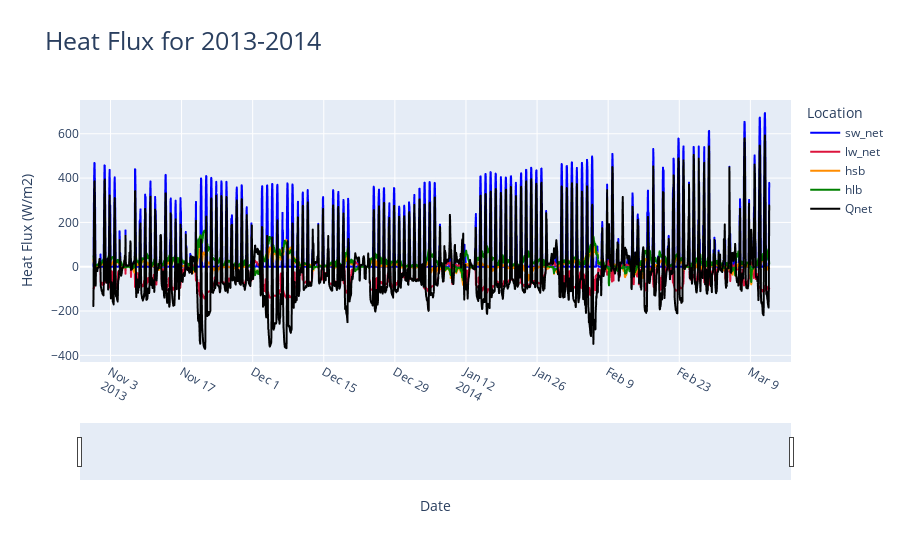

Source (notebook cell):
### Code cell
import pandas as pd
import scipy.io as sio
from scipy import signal, stats
import numpy as np
import datetime
import plotly.express as px
from plotly.subplots import make_subplots
import plotly.graph_objects as go
import re
import coare36vn_zrf_et
import os

riverDF = pd.read_csv('river_temperature13_14.csv', parse_dates = ['DN'])
riverDF['hourDN'] = riverDF['DN'].dt.floor('h')

hourlyMeanRiverDF = riverDF.groupby('hourDN').agg(hourlyTemp=('EstimatedTemp', "mean")).reset_index()
hourlyMeanRiverDF['hourSalinity'] = 0

heatFluxModelDF = pd.read_csv('river_2013-2014_flux.csv', parse_dates = ['Tm (UTC)'])
heatFluxModelDF = pd.merge(left = hourlyMeanRiverDF, right = heatFluxModelDF, how = 'inner',  left_on = 'hourDN', right_on = 'Tm (UTC)')
heatFluxModelDF = heatFluxModelDF.drop('Tm (UTC)', axis = 1)
jdDateBase = pd.Timestamp('1858-11-17').to_julian_date()
heatFluxModelDF['jdTimeStamp'] = heatFluxModelDF['hourDN'].apply(lambda x: x.to_julian_date()- jdDateBase)
heatFluxModelDF = heatFluxModelDF.sort_values(['hourDN'], ascending = [True])
pd.set_option('display.float_format', '{:.20f}'.format)



A=coare36vn_zrf_et.coare36vn_zrf_et(heatFluxModelDF["U (m s-1)"].to_numpy(), 10, heatFluxModelDF["Tair (degC)"].to_numpy(),2, heatFluxModelDF["RH (%)"].to_numpy(),2, heatFluxModelDF["P (mb)"].to_numpy(), heatFluxModelDF["hourlyTemp"].to_numpy(), heatFluxModelDF["SW_dn (W m-2)"].to_numpy(), heatFluxModelDF["LW_dn (W m-2)"].to_numpy(), heatFluxModelDF["Lat"].to_numpy(), heatFluxModelDF["Lon"].to_numpy(),heatFluxModelDF["jdTimeStamp"].to_numpy(),600,0, heatFluxModelDF["hourSalinity"].to_numpy(),None,None,10,10,10)

fnameA = os.path.join("C:\\Users\\nvleb\\OneDrive - Oregon State University\\Desktop\\Python\\AlseaEstuaryData\\Alsea-Estuary-Data",'test_13-14_output_river_heatflux.csv')
# A=coare36vn_zrf_et(u, zu , t, zt, rh, zq, P, ts, sw_dn, lw_dn, lat, lon,jd, zi,rain, Ss, None , None, zrf_u, zrf_t, zrf_q)
# fnameA = os.path.join(path,'test_36_output_py_082022_withnowavesinput.txt')
A_hdr = 'usr\ttau\thsb\thlb\thbb\thsbb\thlwebb\ttsr\tqsr\tzo\tzot\tzoq\tCd\t'
A_hdr += 'Ch\tCe\tL\tzeta\tdT_skinx\tdq_skinx\tdz_skin\tUrf\tTrf\tQrf\t'
A_hdr += 'RHrf\tUrfN\tTrfN\tQrfN\tlw_net\tsw_net\tLe\trhoa\tUN\tU10\tU10N\t'
A_hdr += 'Cdn_10\tChn_10\tCen_10\thrain\tQs\tEvap\tT10\tT10N\tQ10\tQ10N\tRH10\t'
A_hdr += 'P10\trhoa10\tgust\twc_frac\tEdis'
csvHdr = A_hdr.replace("\t", ",")
np.savetxt(fnameA,A,fmt='%.18e',delimiter=',',header=csvHdr)

processedDataDF = pd.read_csv('test_13-14_output_river_heatflux.csv')
processedDataDF['Tm (UTC)'] = heatFluxModelDF['hourDN']

processedDataDF["Qnet"] = processedDataDF["sw_net"] + processedDataDF["lw_net"] - processedDataDF["hsb"] - processedDataDF["hlb"]

tempFigLabels = ["sw_net", "lw_net", "hsb", "hlb", "Qnet"]
tempfig = px.line(x = processedDataDF['Tm (UTC)'], y = [processedDataDF["sw_net"], processedDataDF["lw_net"], processedDataDF["hsb"], processedDataDF["hlb"], processedDataDF["Qnet"]], color_discrete_sequence= ["blue", "crimson", "darkorange","green","black"], title = "Heat Flux")
for idx in range(len(tempFigLabels)):
    tempfig.data[idx].name = tempFigLabels[idx]
    tempfig.data[idx].hovertemplate = 'variable=' + tempFigLabels[idx] + '<br>x=%{x}<br>value=%{y}<extra></extra>'
    tempfig.data[idx].legendgroup = tempFigLabels[idx]

tempfig.update_layout(title=dict(text= "Heat Flux for 2013-2014", font=dict(size=25)))
tempfig.update_xaxes(tickangle=30)
tempfig.update_xaxes(rangeslider_visible=True)
tempfig.update_xaxes(range = [pd.Timestamp('2013-10-28'),pd.Timestamp('2014-03-17')])
tempfig.update_layout(xaxis_title="Date", yaxis_title="Heat Flux (W/m2)", legend_title="Location")
tempfig.show()

### Figure 1 — Plotly figure (JSON) as saved in the notebook; plotly's stock layout.template omitted (floating-point values rounded to 4 significant figures; data arrays with more than 128 entries replaced by an {"elided": "..."} marker saying what was removed)
{"data": [{"hovertemplate": "variable=sw_net<br>x=%{x}<br>value=%{y}<extra></extra>", "legendgroup": "sw_net", "line": {"color": "blue", "dash": "solid"}, "marker": {"symbol": "circle"}, "mode": "lines", "name": "sw_net", "showlegend": true, "type": "scattergl", "x": {"elided": "3195 str values"}, "xaxis": "x", "y": {"elided": "3195 float values"}, "yaxis": "y"}, {"hovertemplate": "variable=lw_net<br>x=%{x}<br>value=%{y}<extra></extra>", "legendgroup": "lw_net", "line": {"color": "crimson", "dash": "solid"}, "marker": {"symbol": "circle"}, "mode": "lines", "name": "lw_net", "showlegend": true, "type": "scattergl", "x": {"elided": "3195 str values"}, "xaxis": "x", "y": {"elided": "3195 float values"}, "yaxis": "y"}, {"hovertemplate": "variable=hsb<br>x=%{x}<br>value=%{y}<extra></extra>", "legendgroup": "hsb", "line": {"color": "darkorange", "dash": "solid"}, "marker": {"symbol": "circle"}, "mode": "lines", "name": "hsb", "showlegend": true, "type": "scattergl", "x": {"elided": "3195 str values"}, "xaxis": "x", "y": {"elided": "3195 float values"}, "yaxis": "y"}, {"hovertemplate": "variable=hlb<br>x=%{x}<br>value=%{y}<extra></extra>", "legendgroup": "hlb", "line": {"color": "green", "dash": "solid"}, "marker": {"symbol": "circle"}, "mode": "lines", "name": "hlb", "showlegend": true, "type": "scattergl", "x": {"elided": "3195 str values"}, "xaxis": "x", "y": {"elided": "3195 float values"}, "yaxis": "y"}, {"hovertemplate": "variable=Qnet<br>x=%{x}<br>value=%{y}<extra></extra>", "legendgroup": "Qnet", "line": {"color": "black", "dash": "solid"}, "marker": {"symbol": "circle"}, "mode": "lines", "name": "Qnet", "showlegend": true, "type": "scattergl", "x": {"elided": "3195 str values"}, "xaxis": "x", "y": {"elided": "3195 float values"}, "yaxis": "y"}], "layout": {"legend": {"title": {"text": "Location"}, "tracegroupgap": 0}, "title": {"font": {"size": 25}, "text": "Heat Flux for 2013-2014"}, "xaxis": {"anchor": "y", "domain": [0, 1], "range": ["2013-10-28T00:00:00", "2014-03-17T00:00:00"], "rangeslider": {"visible": true}, "tickangle": 30, "title": {"text": "Date"}}, "yaxis": {"anchor": "x", "domain": [0, 1], "title": {"text": "Heat Flux (W/m2)"}}}}
